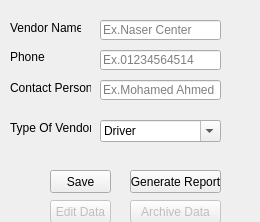
<?xml version="1.0" encoding="UTF-8"?>
<ui version="4.0">
 <class>Dialog</class>
 <widget class="QDialog" name="Dialog">
  <property name="geometry">
   <rect>
    <x>0</x>
    <y>0</y>
    <width>260</width>
    <height>222</height>
   </rect>
  </property>
  <property name="windowTitle">
   <string>Dialog</string>
  </property>
  <widget class="QLineEdit" name="VendorNameLineEdit">
   <property name="geometry">
    <rect>
     <x>100</x>
     <y>20</y>
     <width>121</width>
     <height>20</height>
    </rect>
   </property>
   <property name="placeholderText">
    <string>Ex.Naser Center</string>
   </property>
  </widget>
  <widget class="QLineEdit" name="PhoneLineEdit">
   <property name="geometry">
    <rect>
     <x>100</x>
     <y>50</y>
     <width>121</width>
     <height>20</height>
    </rect>
   </property>
   <property name="placeholderText">
    <string>Ex.01234564514</string>
   </property>
  </widget>
  <widget class="QLineEdit" name="ContactPersonLineEdit">
   <property name="geometry">
    <rect>
     <x>100</x>
     <y>80</y>
     <width>121</width>
     <height>20</height>
    </rect>
   </property>
   <property name="placeholderText">
    <string>Ex.Mohamed Ahmed</string>
   </property>
  </widget>
  <widget class="QLabel" name="VendorNameLabel">
   <property name="geometry">
    <rect>
     <x>10</x>
     <y>20</y>
     <width>71</width>
     <height>16</height>
    </rect>
   </property>
   <property name="text">
    <string>Vendor Name</string>
   </property>
  </widget>
  <widget class="QLabel" name="PhoneLabel">
   <property name="geometry">
    <rect>
     <x>10</x>
     <y>50</y>
     <width>47</width>
     <height>13</height>
    </rect>
   </property>
   <property name="text">
    <string>Phone</string>
   </property>
  </widget>
  <widget class="QLabel" name="ContactPerson">
   <property name="geometry">
    <rect>
     <x>10</x>
     <y>80</y>
     <width>81</width>
     <height>16</height>
    </rect>
   </property>
   <property name="text">
    <string>Contact Person</string>
   </property>
  </widget>
  <widget class="QComboBox" name="TypeofVendorcomboBox">
   <property name="geometry">
    <rect>
     <x>100</x>
     <y>120</y>
     <width>121</width>
     <height>22</height>
    </rect>
   </property>
   <property name="editable">
    <bool>true</bool>
   </property>
   <item>
    <property name="text">
     <string>Driver</string>
    </property>
   </item>
   <item>
    <property name="text">
     <string>Goverment</string>
    </property>
   </item>
   <item>
    <property name="text">
     <string>Maintaince Center</string>
    </property>
   </item>
   <item>
    <property name="text">
     <string>Spare Parts</string>
    </property>
   </item>
   <item>
    <property name="text">
     <string>3rd party car owner</string>
    </property>
   </item>
   <item>
    <property name="text">
     <string>Insurance</string>
    </property>
   </item>
  </widget>
  <widget class="QLabel" name="TypeOfVendorLabel">
   <property name="geometry">
    <rect>
     <x>10</x>
     <y>120</y>
     <width>81</width>
     <height>16</height>
    </rect>
   </property>
   <property name="text">
    <string>Type Of Vendor</string>
   </property>
  </widget>
  <widget class="QPushButton" name="EditData_button">
   <property name="enabled">
    <bool>false</bool>
   </property>
   <property name="geometry">
    <rect>
     <x>50</x>
     <y>200</y>
     <width>61</width>
     <height>23</height>
    </rect>
   </property>
   <property name="text">
    <string>Edit Data</string>
   </property>
  </widget>
  <widget class="QPushButton" name="GenerateReport_PushButton">
   <property name="geometry">
    <rect>
     <x>130</x>
     <y>170</y>
     <width>91</width>
     <height>23</height>
    </rect>
   </property>
   <property name="text">
    <string>Generate Report</string>
   </property>
  </widget>
  <widget class="QPushButton" name="ArchiveData_button">
   <property name="enabled">
    <bool>false</bool>
   </property>
   <property name="geometry">
    <rect>
     <x>130</x>
     <y>200</y>
     <width>91</width>
     <height>23</height>
    </rect>
   </property>
   <property name="text">
    <string>Archive Data</string>
   </property>
  </widget>
  <widget class="QPushButton" name="Save_button">
   <property name="geometry">
    <rect>
     <x>50</x>
     <y>170</y>
     <width>61</width>
     <height>23</height>
    </rect>
   </property>
   <property name="text">
    <string>Save</string>
   </property>
  </widget>
 </widget>
 <resources/>
 <connections/>
</ui>
